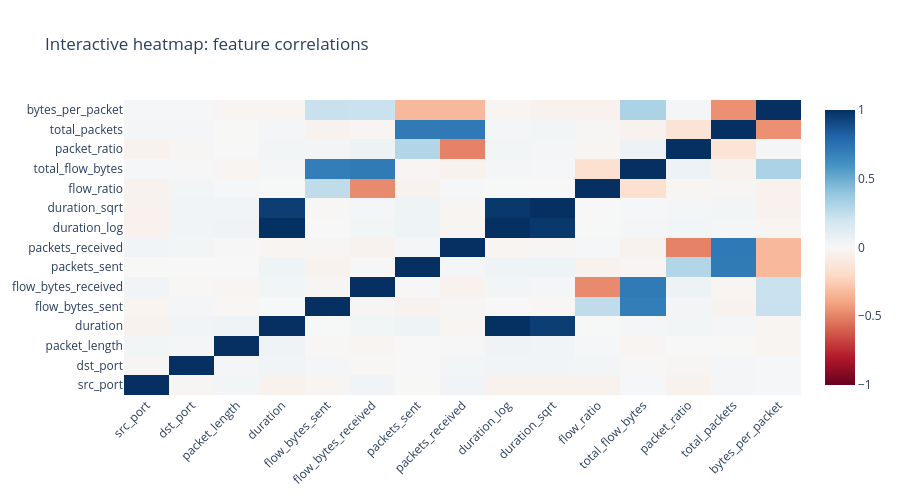

The notebook cell this image was saved under:
### Code cell
# --- INTERACTIVE HEATMAP: feature correlation ---
corr = X.corr()
# Limit to first 15 features for readability
cols = X.columns[:15].tolist()
corr_sub = X[cols].corr()
fig_heat = go.Figure(data=go.Heatmap(z=corr_sub.values, x=cols, y=cols, colorscale='RdBu', zmid=0))
fig_heat.update_layout(title='Interactive heatmap: feature correlations', height=500, xaxis_tickangle=-45)
fig_heat.show()

### Figure 1 — Plotly figure (JSON) as saved in the notebook; plotly's stock layout.template omitted (floating-point values rounded to 4 significant figures; data arrays with more than 128 entries replaced by an {"elided": "..."} marker saying what was removed)
{"data": [{"colorscale": [[0, "rgb(103,0,31)"], [0.1, "rgb(178,24,43)"], [0.2, "rgb(214,96,77)"], [0.3, "rgb(244,165,130)"], [0.4, "rgb(253,219,199)"], [0.5, "rgb(247,247,247)"], [0.6, "rgb(209,229,240)"], [0.7, "rgb(146,197,222)"], [0.8, "rgb(67,147,195)"], [0.9, "rgb(33,102,172)"], [1, "rgb(5,48,97)"]], "type": "heatmap", "x": ["src_port", "dst_port", "packet_length", "duration", "flow_bytes_sent", "flow_bytes_received", "packets_sent", "packets_received", "duration_log", "duration_sqrt", "flow_ratio", "total_flow_bytes", "packet_ratio", "total_packets", "bytes_per_packet"], "y": ["src_port", "dst_port", "packet_length", "duration", "flow_bytes_sent", "flow_bytes_received", "packets_sent", "packets_received", "duration_log", "duration_sqrt", "flow_ratio", "total_flow_bytes", "packet_ratio", "total_packets", "bytes_per_packet"], "z": {"elided": "15x15 float values"}, "zmid": 0}], "layout": {"height": 500, "title": {"text": "Interactive heatmap: feature correlations"}, "xaxis": {"tickangle": -45}}}
